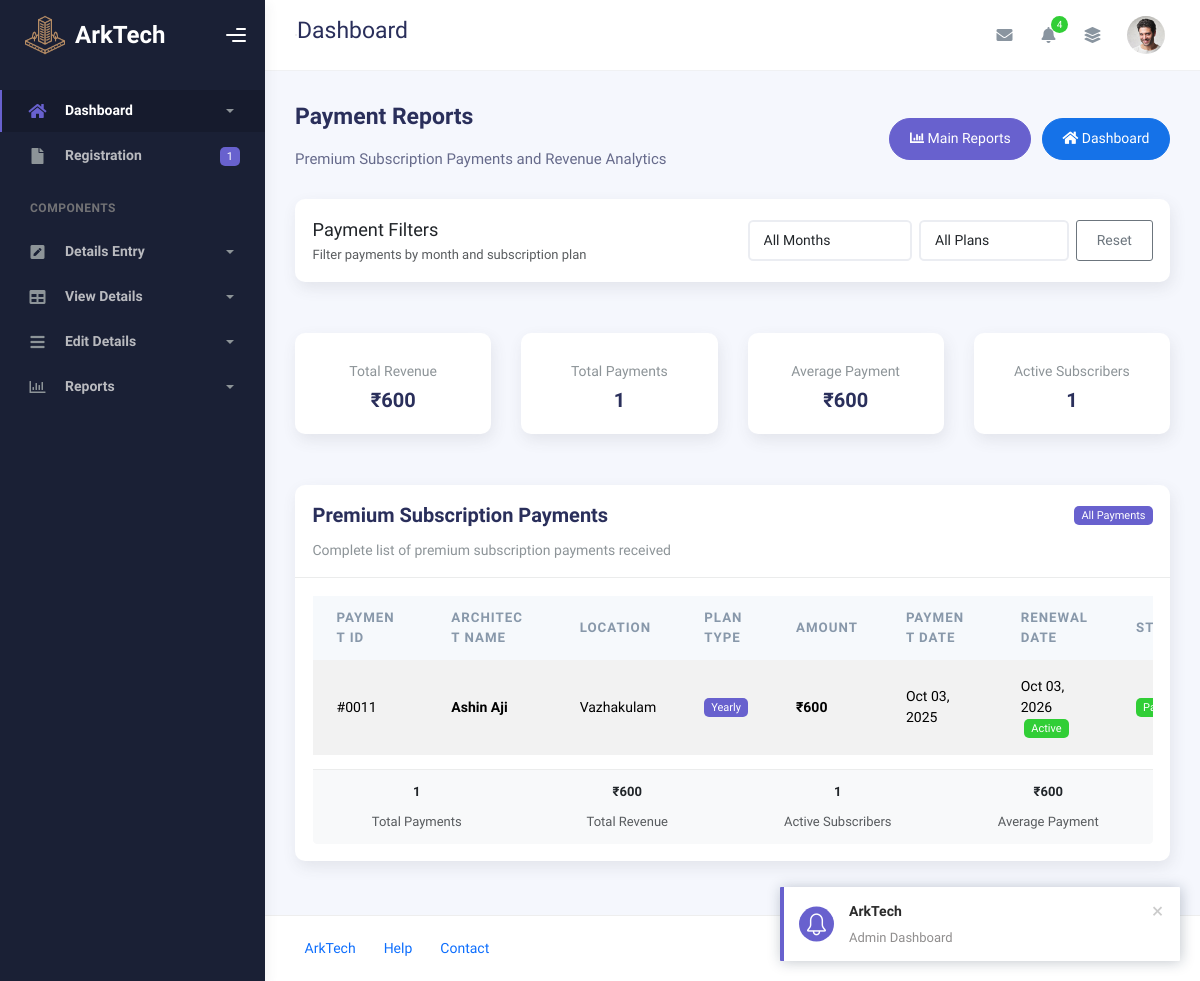
Page /Admin/paymentreport.php on the committed database.
### tables this page shows
CREATE TABLE IF NOT EXISTS `tbl_subscriptionplan` (
  `payid` int NOT NULL AUTO_INCREMENT,
  `plan_id` int NOT NULL,
  `architect_id` int NOT NULL,
  `status` varchar(30) NOT NULL,
  `amount` int NOT NULL,
  `renewaldate` date NOT NULL,
  `regdate` date NOT NULL,
  PRIMARY KEY (`payid`)
);

CREATE TABLE IF NOT EXISTS `tbl_architects` (
  `cust_id` int NOT NULL,
  `architect_id` int NOT NULL AUTO_INCREMENT,
  `arch_name` varchar(50) NOT NULL,
  `about` mediumtext NOT NULL,
  `profiles` varchar(500) NOT NULL,
  `email` varchar(50) NOT NULL,
  `phone` bigint NOT NULL,
  `username` varchar(20) NOT NULL,
  `passwords` varchar(50) NOT NULL,
  `certificate_of_licensce` varchar(200) NOT NULL,
  `arch_locations` varchar(500) NOT NULL,
  `status` varchar(20) NOT NULL,
  `plan_id` int NOT NULL,
  `renewaldate` date NOT NULL,
  PRIMARY KEY (`architect_id`),
  UNIQUE KEY `unique_cust_id` (`cust_id`)
);

CREATE TABLE IF NOT EXISTS `tbl_plan` (
  `plan_id` int NOT NULL AUTO_INCREMENT,
  `plan_name` varchar(100) NOT NULL,
  `amount` int NOT NULL,
  `duration` int NOT NULL,
  PRIMARY KEY (`plan_id`)
);

### dboperation.php (called while the page is built, shortened)
<?php
class dboperation
{
    public $con,$res;
    function __construct()
    {
        $this->con=mysqli_connect("localhost","root","","arktech");
    }
    public function executequery($sql)
    {
        $this->res=mysqli_query($this->con,$sql);
        return $this->res;
    }
}
?>

### Admin/paymentreport.php (the view, shortened to what this page needs)
<?php
include('./header.php');
include("../dboperation.php");
$database = new dboperation();
$filter_month = $_GET['month'] ?? '';
$filter_plan = $_GET['plan'] ?? '';
$filter_conditions = "WHERE s.status = 'Paid'";
$premium_query = "SELECT
    a.arch_name,
    a.email,
    a.phone,
    p.plan_name,
    s.amount,
    s.status,
    s.regdate,
    s.renewaldate,
    a.arch_locations,
    s.payid
    FROM tbl_subscriptionplan s
    JOIN tbl_architects a ON s.architect_id = a.architect_id
    JOIN tbl_plan p ON s.plan_id = p.plan_id
    $filter_conditions
    ORDER BY s.regdate DESC";
$premium_result = $database->executequery($premium_query);
$total_revenue = 0;
$premium_architects = [];
if ($premium_result) {
    while ($premium_row = mysqli_fetch_array($premium_result)) {
        $premium_architects[] = $premium_row;
        $total_revenue += $premium_row['amount'];
    }
} else {
    echo "<div class='alert alert-danger'>Error executing query: " . mysqli_error($database->conn) . "</div>";
}
$month_list = [];
$month_query = "SELECT DISTINCT DATE_FORMAT(regdate, '%Y-%m') as value,
                DATE_FORMAT(regdate, '%M %Y') as display
                FROM tbl_subscriptionplan WHERE status = 'Paid' ORDER BY regdate DESC";
$month_result = $database->executequery($month_query);
if ($month_result) {
    while ($month_row = mysqli_fetch_array($month_result)) {
        $month_list[] = $month_row;
    }
}
$plan_list = [];
$plan_query = "SELECT plan_id, plan_name FROM tbl_plan ORDER BY plan_name";
$plan_result = $database->executequery($plan_query);
if ($plan_result) {
    while ($plan_row = mysqli_fetch_array($plan_result)) {
        $plan_list[] = $plan_row;
    }
}
?>
<div class="container">
    <div class="page-inner">
        <div class="d-flex align-items-left align-items-md-center flex-column flex-md-row pt-2 pb-4">
            <div>
                <h3 class="fw-bold mb-3">Payment Reports</h3>
                <h6 class="op-7 mb-2">Premium Subscription Payments and Revenue Analytics</h6>
            </div>
            <div class="ms-md-auto py-2 py-md-0">
                <a href="report.php" class="btn btn-secondary btn-round me-2">
                    <i class="fas fa-chart-bar"></i> Main Reports
                </a>
                <a href="index.php" class="btn btn-primary btn-round">
                    <i class="fas fa-home"></i> Dashboard
                </a>
            </div>
        </div>
        <div class="row mb-4">
            <div class="col-md-12">
                <div class="card">
                    <div class="card-body">
                        <div class="row align-items-center">
                            <div class="col-md-6">
                                <h5 class="mb-0">Payment Filters</h5>
                                <small class="text-muted">Filter payments by month and subscription plan</small>
                            </div>
                            <div class="col-md-6">
                                <form id="paymentFilterForm" method="GET" class="d-flex justify-content-end gap-2">
                                    <select name="month" class="form-control" style="max-width: 180px;" onchange="document.getElementById('paymentFilterForm').submit()">
                                        <option value="">All Months</option>
                                    </select>
                                    <select name="plan" class="form-control" style="max-width: 150px;" onchange="document.getElementById('paymentFilterForm').submit()">
                                        <option value="">All Plans</option>
                                    </select>
                                    <button class="btn btn-outline-secondary" type="button" onclick="window.location.href='paymentreport.php'">
                                        Reset
                                    </button>
                                </form>
                            </div>
                        </div>
                    </div>
                </div>
            </div>
        </div>
        <div class="row mb-4">
            <div class="col-md-3">
                <div class="card">
                    <div class="card-body text-center">
                        <div class="numbers">
                            <p class="card-category">Total Revenue</p>
                            <h4 class="card-title">₹<?php echo number_format($total_revenue); ?></h4>
                        </div>
                    </div>
                </div>
            </div>
            <div class="col-md-3">
                <div class="card">
                    <div class="card-body text-center">
                        <div class="numbers">
                            <p class="card-category">Total Payments</p>
                            <h4 class="card-title"><?php echo count($premium_architects); ?></h4>
                        </div>
                    </div>
                </div>
            </div>
            <div class="col-md-3">
                <div class="card">
                    <div class="card-body text-center">
                        <div class="numbers">
                            <p class="card-category">Average Payment</p>
                            <h4 class="card-title">₹<?php echo count($premium_architects) > 0 ? number_format($total_revenue / count($premium_architects)) : '0'; ?></h4>
                        </div>
                    </div>
                </div>
            </div>
            <div class="col-md-3">
                <div class="card">
                    <div class="card-body text-center">
                        <div class="numbers">
                            <p class="card-category">Active Subscribers</p>
                            <h4 class="card-title"><?php
                                $active_count = 0;
                                foreach($premium_architects as $arch) {
                                    if(strtotime($arch['renewaldate']) > time()) {
                                        $active_count++;
                                    }
                                }
                                echo $active_count;
                            ?></h4>
                        </div>
                    </div>
                </div>
            </div>
        </div>
        <div class="row">
            <div class="col-md-12">
                <div class="card">
                    <div class="card-header">
                        <div class="d-flex justify-content-between align-items-center">
                            <h4 class="card-title mb-0">Premium Subscription Payments</h4>
                            <div class="card-tools">
                                <?php if (!empty($filter_month) || !empty($filter_plan)): ?>
                                    <span class="badge badge-info">
                                        <?php
                                        $filter_text = [];
                                        if (!empty($filter_month)) {
                                            foreach ($month_list as $month_option) {
                                                if ($month_option['value'] == $filter_month) {
                                                    $filter_text[] = $month_option['display'];
                                                    break;
                                                }
                                            }
                                        }
                                        if (!empty($filter_plan)) {
                                            foreach ($plan_list as $plan_option) {
                                                if ($plan_option['plan_id'] == $filter_plan) {
                                                    $filter_text[] = ucfirst($plan_option['plan_name']) . ' Plan';
                                                    break;
                                                }
                                            }
                                        }
                                        echo implode(' | ', $filter_text);
                                        ?>
                                    </span>
                                <?php else: ?>
                                    <span class="badge badge-secondary">All Payments</span>
                                <?php endif; ?>
                            </div>
                        </div>
                        <p class="card-category mt-2">Complete list of premium subscription payments received</p>
                    </div>
                    <div class="card-body">
                        <?php if (count($premium_architects) > 0): ?>
                        <div class="table-responsive">
                            <table class="table table-striped table-hover">
                                <thead class="thead-light">
                                    <tr>
                                        <th>Payment ID</th>
                                        <th>Architect Name</th>
                                        <th>Location</th>
                                        <th>Plan Type</th>
                                        <th>Amount</th>
                                        <th>Payment Date</th>
                                        <th>Renewal Date</th>
                                        <th>Status</th>
                                    </tr>
                                </thead>
                                <tbody>
                                    <?php foreach ($premium_architects as $architect): ?>
                                    <tr>
                                        <td>
                                            #<?php echo str_pad($architect['payid'], 4, '0', STR_PAD_LEFT); ?>
                                        </td>
                                        <td>
                                            <strong><?php echo htmlspecialchars($architect['arch_name']); ?></strong>
                                        </td>
                                        <td>
                                            <?php echo htmlspecialchars($architect['arch_locations']); ?>
                                        </td>
                                        <td>
                                            <span class="badge badge-secondary">
                                                <?php echo ucfirst(htmlspecialchars($architect['plan_name'])); ?>
                                            </span>
                                        </td>
                                        <td>
                                            <strong>₹<?php echo number_format($architect['amount']); ?></strong>
                                        </td>
                                        <td>
                                            <?php echo date('M d, Y', strtotime($architect['regdate'])); ?>
                                        </td>
                                        <td>
                                            <?php echo date('M d, Y', strtotime($architect['renewaldate'])); ?>
                                            <?php if(strtotime($architect['renewaldate']) > time()): ?>
                                                <small class="badge badge-success ms-1">Active</small>
                                            <?php else: ?>
                                                <small class="badge badge-danger ms-1">Expired</small>
                                            <?php endif; ?>
                                        </td>
                                        <td>
                                            <span class="badge badge-success">Paid</span>
                                        </td>
                                    </tr>
                                    <?php endforeach; ?>
                                </tbody>
                            </table>
                        </div>
                        <div class="card-footer bg-light">
                            <div class="row text-center">
                                <div class="col-md-3">
                                    <div>
                                        <strong><?php echo count($premium_architects); ?></strong><br>
                                        <small class="text-muted">Total Payments</small>
                                    </div>
                                </div>
                                <div class="col-md-3">
                                    <div>
                                        <strong>₹<?php echo number_format($total_revenue); ?></strong><br>
                                        <small class="text-muted">Total Revenue</small>
                                    </div>
                                </div>
                                <div class="col-md-3">
                                    <div>
                                        <strong><?php echo $active_count; ?></strong><br>
                                        <small class="text-muted">Active Subscribers</small>
                                    </div>
                                </div>
                                <div class="col-md-3">
                                    <div>
                                        <strong>₹<?php echo count($premium_architects) > 0 ? number_format($total_revenue / count($premium_architects)) : '0'; ?></strong><br>
                                        <small class="text-muted">Average Payment</small>
                                    </div>
                                </div>
                            </div>
                        </div>
                        <?php endif; ?>
                    </div>
                </div>
            </div>
        </div>
    </div>
</div>
<?php include('footer.php'); ?>

### rows in the picture
tbl_subscriptionplan: payid "0011", architect.arch_name "Ashin Aji", architect.arch_locations "Vazhakulam", plan.plan_name "Yearly", amount "600", regdate "Oct 03, 2025", renewaldate "Oct 03, 2026", shows "Active"

### other values in the picture
$total_revenue "600"
count($premium_architects) "1"
$total_revenue / count($premium_architects) "600"
$active_count "1"
